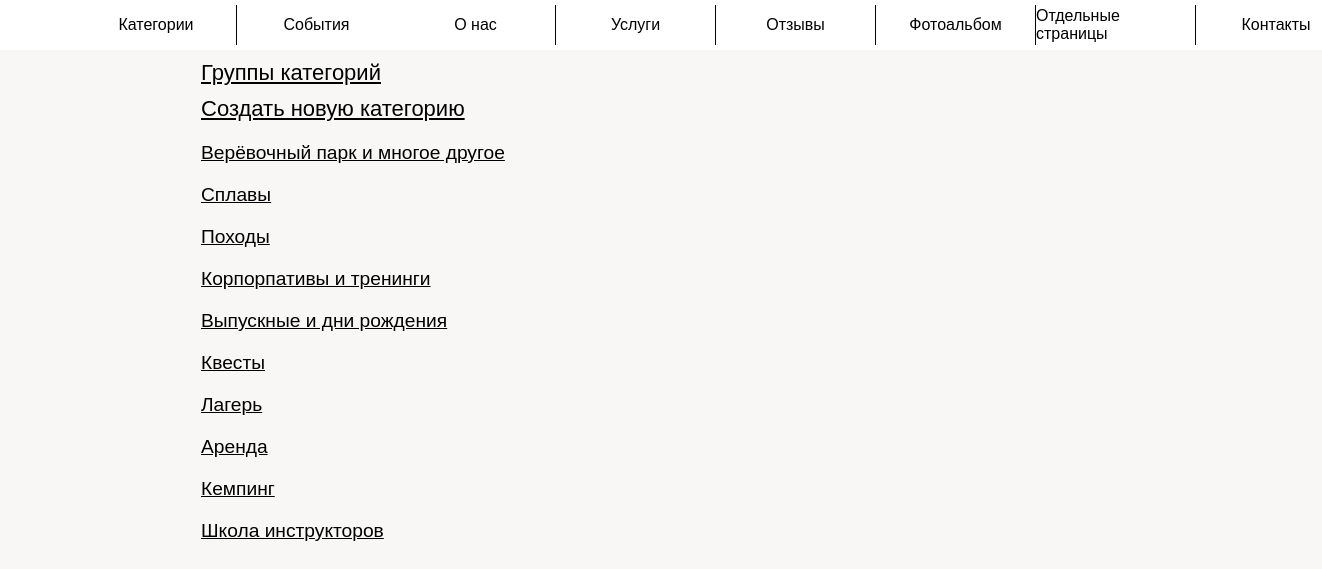
The page /admin_panel/main (signed in) on the database as committed earlier.
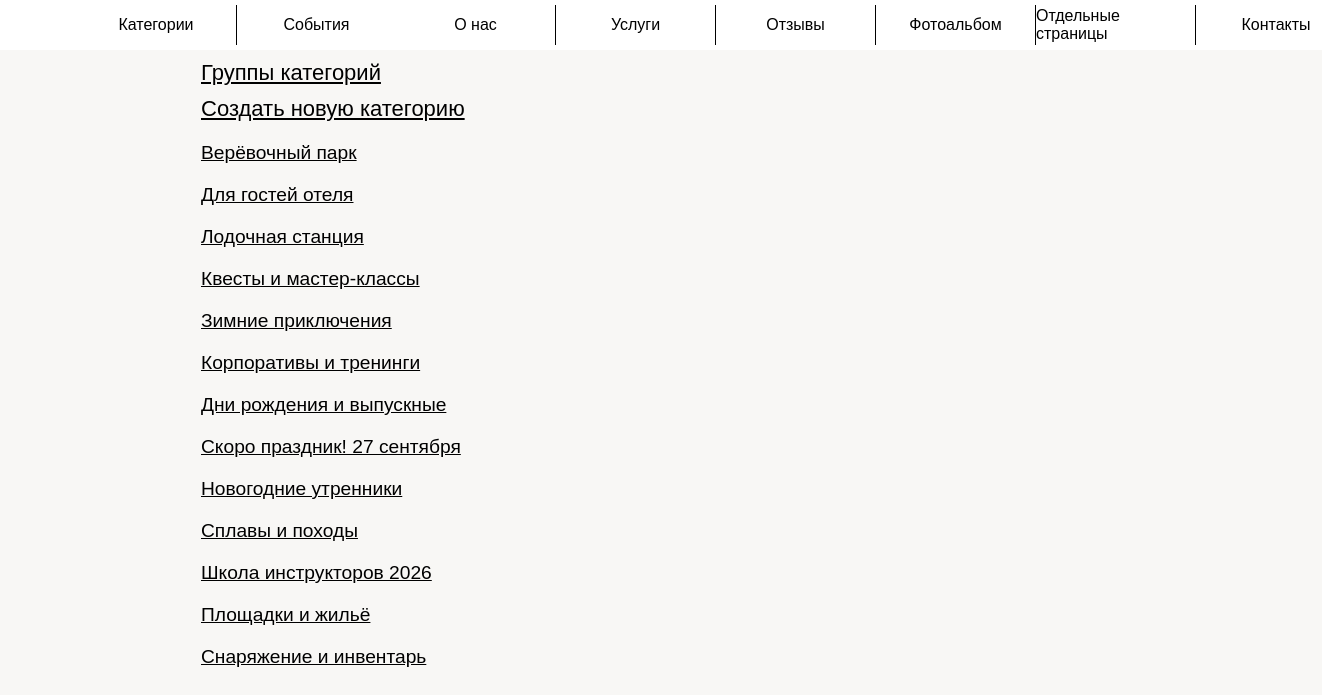
The same page on the database as committed later.
### app/models.py (models this page shows)
class Category(db.Model):
    id = db.Column(db.Integer, primary_key=True, index=True, unique=True)
    name = db.Column(db.String(128))
    description = db.Column(db.Text)
    status = db.Column(db.BOOLEAN())  # отображение клиентам
    services = db.relationship("ServiceCategory", backref="category", lazy="dynamic")
    number = db.Column(db.Integer, index=True, default=30)
    types = db.relationship("CategoryType", backref="category", lazy="dynamic")

### app/admin_panel/routes.py (the view)
@bp.route("/main", methods=["GET", "POST"])
@login_required
def main():
    categories = Category.query.order_by(Category.number).all()
    return render_template(
        "admin_panel/categories.html", title="Категории", categories=categories
    )

### app/admin_panel/routes.py (called while the page is built)
@bp.after_request
def add_header(r):
    r.headers["Cache-Control"] = "no-cache, no-store, must-revalidate"
    r.headers["Pragma"] = "no-cache"
    r.headers["Expires"] = "1"
    r.headers["Cache-Control"] = "public, max-age=0"
    return r

### app/models.py (called while the page is built)
@login.user_loader
def load_user(id):
    return Admin.query.get(int(id))

### app/templates/admin_panel/categories.html
{% extends "admin_panel/base.html" %}
{% block scripts %}
    <link rel="stylesheet" href="{{ url_for('static', filename='admin_panel/events.css') }}">
{% endblock %}
{% block app_content %}
    <div class="block_event">
        <div class="new_event event">
            <a href="{{ url_for('admin_panel.category_types') }}">Группы категорий</a>
        </div>
        <div class="new_event event">
            <a href="{{ url_for('admin_panel.category_create') }}">Создать новую категорию</a>
        </div>
        <div class="events">
            {% for category in categories %}
                <div class="event">
                    <a href="{{ url_for('admin_panel.category_change', category_id=category.id ) }}">
                        <div class="title">
                            {{ category.name }}
                        </div>
                    </a>
                </div>
            {% endfor %}
        </div>
    </div>
{% endblock %}

### app/templates/admin_panel/base.html (shortened to what this page needs)
<!DOCTYPE html>
<html id="html" lang="ru">
<head id="head">
    <link rel="stylesheet" href="{{ url_for('static', filename='main/main.css') }}">
    <link rel="stylesheet" href="{{ url_for('static', filename='admin_panel.css') }}">
    {% block scripts %}{% endblock %}
</head>
<body id="body">
<div id="main_block" class="main_block">
    <div id="upper_container" class="upper_container">
        <div id="upper" class="upper" style="width: min(var(--vw, 1vw) * 100 - 34px, 1200px); margin: 0 auto;">
            <div class="desktop_upper">
                <div id='navigation_buttons' class="block_buttons">
                    <div style="display: flex;">
                        <a id="about-us-button" class="button_main decoration"
                           href="{{ url_for('admin_panel.category') }}">
                            <div class="">
                                Категории
                            </div>
                        </a>
                        <a id="about-us-button" class="button_main button_main_middle_left decoration"
                           href="{{ url_for('admin_panel.events') }}" style="border-right: 0;">
                            <div class="">
                                События
                            </div>
                        </a>
                        <a id="about-us-button" class="button_main button_main_middle_left decoration"
                           href="{{ url_for('admin_panel.about') }}">
                            <div class="">
                                О нас
                            </div>
                        </a>
                        <a id="about-us-button" class="button_main decoration"
                           href="{{ url_for('admin_panel.all_services') }}">
                            <div class="">
                                Услуги
                            </div>
                        </a>
                        <a id="about-us-button" class="button_main button_main_middle_right decoration"
                           href="{{ url_for('admin_panel.comments') }}">
                            <div class="">
                                Отзывы
                            </div>
                        </a>
                        <a id="about-us-button" class="button_main decoration"
                           href="{{ url_for('admin_panel.gallery') }}">
                            <div class="">
                                Фотоальбом
                            </div>
                        </a>
                        <a id="about-us-button" class="button_main decoration"
                           href="{{ url_for('admin_panel.all_info_page') }}">
                            <div class="">
                                Отдельные страницы
                            </div>
                        </a>
                        <a id="about-us-button" class="button_main decoration"
                           href="{{ url_for('admin_panel.contacts') }}">
                            <div class="">
                                Контакты
                            </div>
                        </a>
                    </div>
                </div>
            </div>
        </div>
    </div>
    {% block app_content %}{% endblock %}
</div>
</body>
</html>

### app/static/main/main.css (style rules this page uses)
:root { --background-color: rgba(169, 191, 239, 0.15); --primary-color: #ffa300; --primary-font-size: 16px; --primary-font-family: Arial, sans-serif; --primary-content-width: 960px; --primary-content-height: 100px; --modal_window_time: none; --vw: none; --vh: none; }
html { box-sizing: border-box; -webkit-tap-highlight-color: rgba(0, 0, 0, 0); height: 100vh; }
*, *:before, *:after { box-sizing: inherit; }
* { appearance: none; -webkit-appearance: none; font-family: var(--primary-font-family); }
body { margin: 0; -webkit-text-size-adjust: none; background-color: rgba(209, 207, 188, 0.15); height: 100vh; }
.upper_container { width: 100%; background-color: white; }
.upper { width: min(var(--vw, 1vw) * 100 - 34px, 960px); margin: 0 17px; position: sticky; justify-content: space-between; vertical-align: middle; align-items: center; color: black; display: flex; z-index: 1; background-color: white; }
.mobile_upper, .desktop_upper { display: none; }
.desktop_upper { display: none; }
.block_buttons { background: white; display: flex; margin: 0 auto; justify-content: center; width: max-content; position: relative; z-index: 5; }
.main_block { margin: 0 auto; width: 100%; z-index: 2; }

### app/static/admin_panel.css (style rules this page uses)
.block_buttons { margin-bottom: 10px; }
.button_main { font-size: var(--primary-font-size); border: none; border-right: 1px solid black; width: min(120px, 25vw) }
.button_main:first-child { border: none; }
.button_main:nth-child(2) { border-left: 1px solid black; }
.button_main:last-child { border-right: 0; }
.title { text-align: center; font-size: calc(var(--primary-font-size) * 1.2); }

### app/static/admin_panel/events.css (style rules this page uses)
.block_event { font-size: var(--primary-font-size); margin: 0 auto; max-width: 960px; }
.events { margin: 10px auto; flex-direction: column; }
.event { display: flex; margin: 10px 20px; justify-content: left; }
a { font-size: 22px; color: #000000; }

### app/static/main/desktop.css (style rules this page uses)
.desktop_upper { display: flex; flex-direction: row; align-items: center; font-size: calc(0.85 * var(--primary-font-size)); width: min(var(--vw, 1vw) * 100 - 34px, 1200px); margin: 5px; position: sticky; justify-content: space-between; }
.upper_container { display: flex; justify-content: center; flex-direction: row; width: 100%; }
.block_buttons { font-size: var(--primary-font-size); margin: 0 10px; }
.button_main { width: 160px; height: 40px; transition: background-color 0.4s ease, border-color 0.4s ease, font-size 0.2s ease; display: flex; align-items: center; justify-content: center; border-right: 1px solid; }
.events { display: flex; }
.decoration { text-decoration: none; color: black; }

Rows that differ between the two databases and show on the page:
removed Category: name "Походы"
removed Category: name "Лагерь"
removed Category: name "Аренда"
removed Category: name "Школа инструкторов"
changed Category: name "Верёвочный парк и многое другое" → "Верёвочный парк"
added Category: name "Для гостей отеля"
changed Category: name "Корпорпативы и тренинги" → "Лодочная станция"; moves up the list
changed Category: name "Квесты" → "Квесты и мастер-классы"; moves up the list
added Category: name "Зимние приключения"
added Category: name "Корпоративы и тренинги"
changed Category: name "Выпускные и дни рождения" → "Дни рождения и выпускные"; moves down the list
added Category: name "Скоро праздник! 27 сентября"
added Category: name "Новогодние утренники"
changed Category: name "Сплавы" → "Сплавы и походы"
added Category: name "Школа инструкторов 2026"
added Category: name "Площадки и жильё"
changed Category: name "Кемпинг" → "Снаряжение и инвентарь"
